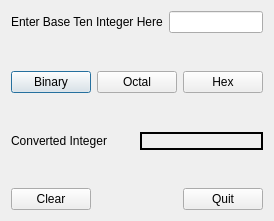
<?xml version="1.0" encoding="UTF-8"?>
<ui version="4.0">
 <class>Dialog</class>
 <widget class="QDialog" name="Dialog">
  <property name="geometry">
   <rect>
    <x>0</x>
    <y>0</y>
    <width>272</width>
    <height>221</height>
   </rect>
  </property>
  <property name="windowTitle">
   <string>Dialog</string>
  </property>
  <layout class="QVBoxLayout" name="verticalLayout">
   <item>
    <layout class="QHBoxLayout" name="horizontalLayout">
     <item>
      <widget class="QLabel" name="label">
       <property name="text">
        <string>Enter Base Ten Integer Here</string>
       </property>
      </widget>
     </item>
     <item>
      <widget class="QLineEdit" name="lineEdit"/>
     </item>
    </layout>
   </item>
   <item>
    <spacer name="verticalSpacer">
     <property name="orientation">
      <enum>Qt::Vertical</enum>
     </property>
     <property name="sizeHint" stdset="0">
      <size>
       <width>20</width>
       <height>22</height>
      </size>
     </property>
    </spacer>
   </item>
   <item>
    <layout class="QHBoxLayout" name="horizontalLayout_3">
     <item>
      <widget class="QPushButton" name="binaryButton">
       <property name="text">
        <string>Binary</string>
       </property>
      </widget>
     </item>
     <item>
      <widget class="QPushButton" name="octalButton">
       <property name="text">
        <string>Octal</string>
       </property>
      </widget>
     </item>
     <item>
      <widget class="QPushButton" name="hexButton">
       <property name="text">
        <string>Hex</string>
       </property>
      </widget>
     </item>
    </layout>
   </item>
   <item>
    <spacer name="verticalSpacer_2">
     <property name="orientation">
      <enum>Qt::Vertical</enum>
     </property>
     <property name="sizeHint" stdset="0">
      <size>
       <width>20</width>
       <height>22</height>
      </size>
     </property>
    </spacer>
   </item>
   <item>
    <layout class="QHBoxLayout" name="horizontalLayout_2">
     <item>
      <widget class="QLabel" name="label_2">
       <property name="text">
        <string>Converted Integer</string>
       </property>
      </widget>
     </item>
     <item>
      <widget class="QLabel" name="convertLabel">
       <property name="minimumSize">
        <size>
         <width>100</width>
         <height>0</height>
        </size>
       </property>
       <property name="frameShape">
        <enum>QFrame::WinPanel</enum>
       </property>
       <property name="midLineWidth">
        <number>0</number>
       </property>
       <property name="text">
        <string/>
       </property>
      </widget>
     </item>
    </layout>
   </item>
   <item>
    <spacer name="verticalSpacer_3">
     <property name="orientation">
      <enum>Qt::Vertical</enum>
     </property>
     <property name="sizeHint" stdset="0">
      <size>
       <width>20</width>
       <height>22</height>
      </size>
     </property>
    </spacer>
   </item>
   <item>
    <layout class="QHBoxLayout" name="horizontalLayout_4">
     <item>
      <widget class="QPushButton" name="clearButton">
       <property name="text">
        <string>Clear</string>
       </property>
      </widget>
     </item>
     <item>
      <spacer name="horizontalSpacer_2">
       <property name="orientation">
        <enum>Qt::Horizontal</enum>
       </property>
       <property name="sizeHint" stdset="0">
        <size>
         <width>40</width>
         <height>20</height>
        </size>
       </property>
      </spacer>
     </item>
     <item>
      <widget class="QPushButton" name="quitButton">
       <property name="text">
        <string>Quit</string>
       </property>
      </widget>
     </item>
    </layout>
   </item>
  </layout>
 </widget>
 <resources/>
 <connections/>
</ui>
